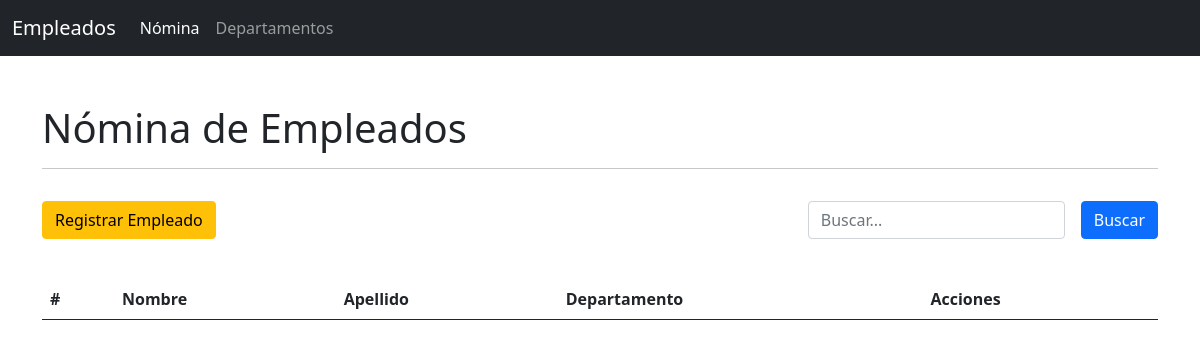
The page /listar-empleados/ on the database as committed earlier.
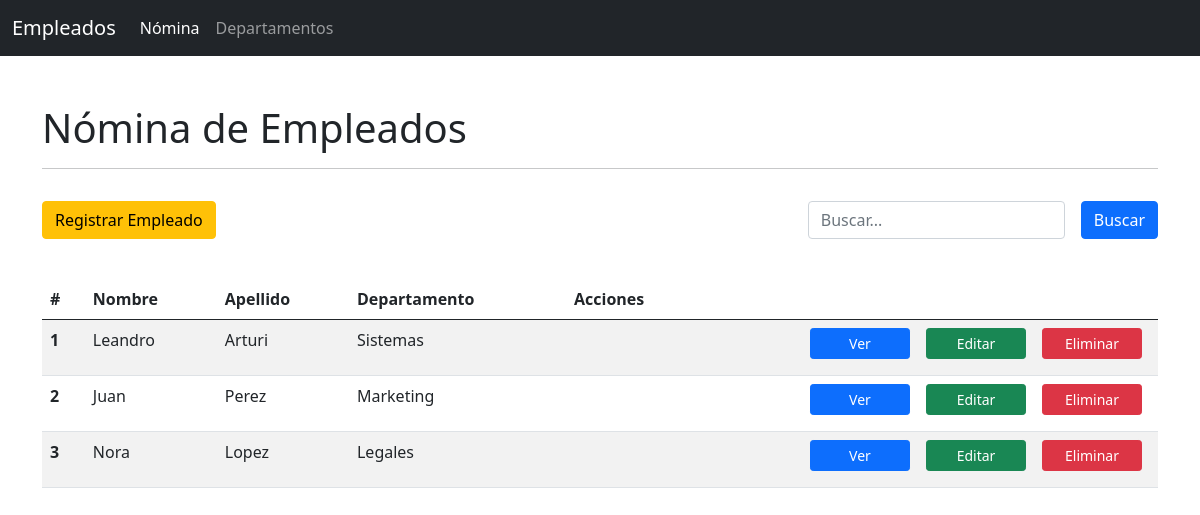
The same page on the database as committed later.
### applications/persona/models.py (models this page shows, shortened)
class Empleado(models.Model):
    JOB_CHOICES = (
        ('0', 'Contador'),
        ('1', 'Administrador'),
        ('2', 'Informatico'),
        ('3', 'Economista'),
        ('4', 'Otro'),
    )
    first_name = models.CharField('Nombre', max_length=100)
    last_name = models.CharField('Apellido', max_length=100)
    fecha_nacimiento = models.DateField('Nacimiento')
    job = models.CharField('Puesto', max_length=50, choices=JOB_CHOICES)
    departamento = models.ForeignKey(Departamento, on_delete=models.CASCADE)
    habilidades = models.ManyToManyField(Habilidades)
    resumen = RichTextField()
    avatar = models.ImageField(upload_to='empleado', blank=True, null=True)

### applications/departamento/models.py (models this page shows)
class Departamento(models.Model):
    name = models.CharField('Nombre', max_length=50)
    short_name = models.CharField('Nombre Corto', max_length=20, unique=True)
    habilitado = models.BooleanField('Habilitado', default=True)
    class Meta:
        verbose_name = "Departamanto"
        verbose_name_plural = "Departamentos"
        ordering = ['name']
        unique_together = ('name', 'short_name')
    def __str__(self):
        return self.name

### applications/persona/views.py (the view)
class ListEmpleados(ListView):
    template_name = 'persona/lista.html'
    paginate_by = 4
    ordering = 'first_name'
    context_object_name = 'empleados'
    def get_queryset(self):
        palabra_clave = self.request.GET.get('kword', '')
        lista = Empleado.objects.filter(Q(first_name__icontains=palabra_clave) | Q(last_name__icontains=palabra_clave))
        return lista

### templates/persona/lista.html (shortened to what this page needs)
{% extends 'base.html' %}
{% block content %}
{% include 'includes/header.html' %}
<div class="container">
    <div class="row mt-5">
        <div class="col-12">
            <h1 class="mb-3">Nómina de Empleados</h1>
            <hr>
        </div>
        <div class="col-12 mt-3">
            <div class="row">
                <div class="col-lg-6">
                    <a href="{% url 'persona_app:add_empleado' %}" class="btn btn-warning btn-resoponsive">Registrar Empleado</a>
                </div>
                <div class="col-lg-6 form-empleados">
                    <form class="row g-3 float-end" method="GET">
                        <div class="col-auto">
                            <input type="text" class="form-control" id="kword" name="kword" placeholder="Buscar...">
                        </div>
                        <div class="col-auto">
                            <button type="submit" class="btn btn-primary mb-3">Buscar</button>
                        </div>
                    </form>
                </div>
            </div>
        </div>
    </div>
    <div class="row">
        <div class="col-12 table-responsive">
            <table class="table table-striped mt-4">
                <thead>
                    <tr>
                        <th scope="col">#</th>
                        <th scope="col">Nombre</th>
                        <th scope="col">Apellido</th>
                        <th scope="col">Departamento</th>
                        <th scope="col">Acciones</th>
                    </tr>
                </thead>
                <tbody>
                    {% for e in empleados %}
                        <tr>
                            <th scope="row">{{ e.id }}</th>
                            <td>{{ e.first_name }}</td>
                            <td>{{ e.last_name }}</td>
                            <td>{{ e.departamento }}</td>
                            <td>
                                <a href="{% url 'persona_app:delete_empleado' e.id %}" class="btn btn-sm btn-danger float-end mx-2 mb-2 action-btn">Eliminar</a>
                                <a href="{% url 'persona_app:update_empleado' e.id %}" class="btn btn-sm btn-success float-end mx-2 mb-2 action-btn">Editar</a>
                                <a href="{% url 'persona_app:empleado_detail' e.id %}" class="btn btn-sm btn-primary float-end mx-2 mb-2 action-btn">Ver</a>
                            </td>
                        </tr>
                    {% endfor %}
                </tbody>
            </table>
        </div>
    </div>
</div>
{% endblock content %}

### templates/base.html (shortened to what this page needs)
{% load static %}
<!DOCTYPE html>
<html lang="en">
<head>
    <link rel="stylesheet" href={% static 'css/bootstrap.min.css' %}>
    <link rel="stylesheet" href={% static 'css/styles.css' %}>
</head>
<body>
    {% block content %}{% endblock content %}
</body>
</html>

### templates/includes/header.html (shortened to what this page needs)
<nav class="navbar navbar-expand-lg navbar-dark bg-dark">
  <div class="container-fluid">
    <a class="navbar-brand" href="/">Empleados</a>
    <div class="collapse navbar-collapse" id="navbarSupportedContent">
      <ul class="navbar-nav me-auto mb-2 mb-lg-0">
        <li class="nav-item">
          <a class="nav-link active" aria-current="page" href="{% url 'persona_app:empleados' %}">Nómina</a>
        </li>
        <li class="nav-item">
          <a class="nav-link" href="{% url 'departamento_app:departamento_lista' %}">Departamentos</a>
        </li>
      </ul>
    </div>
  </div>
</nav>

### empleados/static/css/styles.css (style rules this page uses)
.action-btn { min-width: 100px; }

Rows that differ between the two databases and show on the page:
added Empleado: id "1", first_name "Leandro", last_name "Arturi", departamento "Sistemas"
added Empleado: id "2", first_name "Juan", last_name "Perez", departamento "Marketing"
added Empleado: id "3", first_name "Nora", last_name "Lopez", departamento "Legales"
